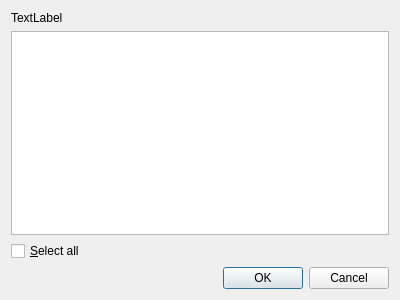
<?xml version="1.0" encoding="UTF-8"?>
<ui version="4.0">
 <class>HydGui_Boundary_Scenario_Dia</class>
 <widget class="QDialog" name="HydGui_Boundary_Scenario_Dia">
  <property name="geometry">
   <rect>
    <x>0</x>
    <y>0</y>
    <width>400</width>
    <height>300</height>
   </rect>
  </property>
  <property name="minimumSize">
   <size>
    <width>370</width>
    <height>300</height>
   </size>
  </property>
  <property name="maximumSize">
   <size>
    <width>400</width>
    <height>16777215</height>
   </size>
  </property>
  <property name="windowTitle">
   <string>Select boundary scenario</string>
  </property>
  <property name="windowIcon">
   <iconset resource="../../../system_sys/source_code/gui/resources/system_sys_resource.qrc">
    <normaloff>:/hyd_icon</normaloff>:/hyd_icon</iconset>
  </property>
  <layout class="QVBoxLayout">
   <item>
    <widget class="QLabel" name="label_header">
     <property name="text">
      <string>TextLabel</string>
     </property>
    </widget>
   </item>
   <item>
    <widget class="QListWidget" name="listWidget"/>
   </item>
   <item>
    <widget class="QCheckBox" name="checkBox_all_select">
     <property name="text">
      <string>&amp;Select all</string>
     </property>
    </widget>
   </item>
   <item>
    <layout class="QHBoxLayout">
     <item>
      <spacer>
       <property name="orientation">
        <enum>Qt::Horizontal</enum>
       </property>
       <property name="sizeHint" stdset="0">
        <size>
         <width>108</width>
         <height>20</height>
        </size>
       </property>
      </spacer>
     </item>
     <item>
      <widget class="QPushButton" name="okButton">
       <property name="text">
        <string>OK</string>
       </property>
      </widget>
     </item>
     <item>
      <widget class="QPushButton" name="cancelButton">
       <property name="text">
        <string>Cancel</string>
       </property>
      </widget>
     </item>
    </layout>
   </item>
  </layout>
 </widget>
 <resources>
  <include location="../../../system_sys/source_code/gui/resources/system_sys_resource.qrc"/>
 </resources>
 <connections/>
</ui>
